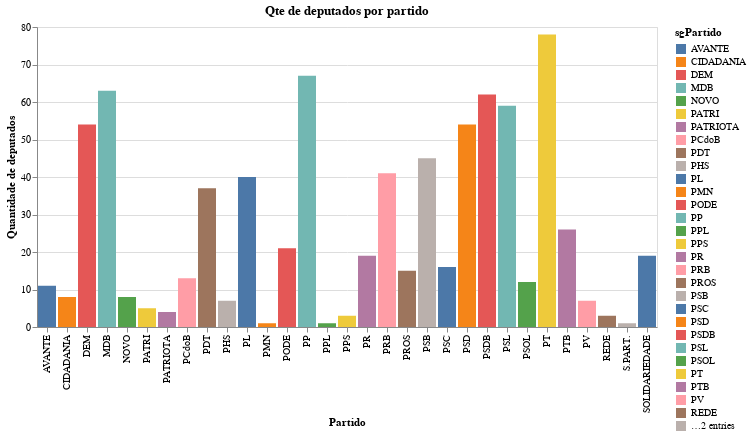

This figure's notebook cell:
### Code cell
alt.Chart(qtd_candidatos_partido, title = "Qte de deputados por partido").mark_bar().encode(
    x= alt.X('sgPartido', title ='Partido'),
    y= alt.Y('ideDocumento', title ='Quantidade de deputados'),
    color = alt.Color('sgPartido')
    
    ).interactive()

### Figure 1 — Vega-Lite specification as saved in the notebook (floating-point values rounded to 4 significant figures)
{"config": {"view": {"continuousWidth": 400, "continuousHeight": 300}}, "data": {"name": "data-be8fe786077cce55712e57d1449cb605"}, "mark": "bar", "encoding": {"color": {"type": "nominal", "field": "sgPartido"}, "x": {"type": "nominal", "field": "sgPartido", "title": "Partido"}, "y": {"type": "quantitative", "field": "ideDocumento", "title": "Quantidade de deputados"}}, "selection": {"selector032": {"type": "interval", "bind": "scales", "encodings": ["x", "y"]}}, "title": "Qte de deputados por partido", "$schema": "https://vega.github.io/schema/vega-lite/v4.0.2.json", "datasets": {"data-be8fe786077cce55712e57d1449cb605": [{"sgPartido": "AVANTE", "ideDocumento": 11}, {"sgPartido": "CIDADANIA", "ideDocumento": 8}, {"sgPartido": "DEM", "ideDocumento": 54}, {"sgPartido": "MDB", "ideDocumento": 63}, {"sgPartido": "NOVO", "ideDocumento": 8}, {"sgPartido": "PATRI", "ideDocumento": 5}, {"sgPartido": "PATRIOTA", "ideDocumento": 4}, {"sgPartido": "PCdoB", "ideDocumento": 13}, {"sgPartido": "PDT", "ideDocumento": 37}, {"sgPartido": "PHS", "ideDocumento": 7}, {"sgPartido": "PL", "ideDocumento": 40}, {"sgPartido": "PMN", "ideDocumento": 1}, {"sgPartido": "PODE", "ideDocumento": 21}, {"sgPartido": "PP", "ideDocumento": 67}, {"sgPartido": "PPL", "ideDocumento": 1}, {"sgPartido": "PPS", "ideDocumento": 3}, {"sgPartido": "PR", "ideDocumento": 19}, {"sgPartido": "PRB", "ideDocumento": 41}, {"sgPartido": "PROS", "ideDocumento": 15}, {"sgPartido": "PSB", "ideDocumento": 45}, {"sgPartido": "PSC", "ideDocumento": 16}, {"sgPartido": "PSD", "ideDocumento": 54}, {"sgPartido": "PSDB", "ideDocumento": 62}, {"sgPartido": "PSL", "ideDocumento": 59}, {"sgPartido": "PSOL", "ideDocumento": 12}, {"sgPartido": "PT", "ideDocumento": 78}, {"sgPartido": "PTB", "ideDocumento": 26}, {"sgPartido": "PV", "ideDocumento": 7}, {"sgPartido": "REDE", "ideDocumento": 3}, {"sgPartido": "S.PART.", "ideDocumento": 1}, {"sgPartido": "SOLIDARIEDADE", "ideDocumento": 19}]}}
